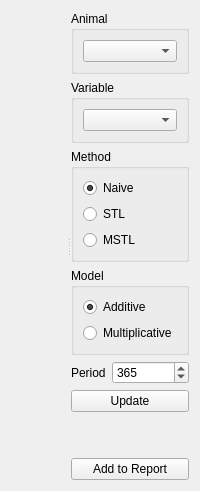
<?xml version="1.0" encoding="UTF-8"?>
<ui version="4.0">
 <author>Anton Rau</author>
 <class>TimeseriesDecompositionWidget</class>
 <widget class="QWidget" name="TimeseriesDecompositionWidget">
  <layout class="QVBoxLayout" name="verticalLayout">
   <item>
    <widget class="QSplitter" name="splitter">
     <property name="sizePolicy">
      <sizepolicy hsizetype="Expanding" vsizetype="Expanding">
       <horstretch>0</horstretch>
       <verstretch>0</verstretch>
      </sizepolicy>
     </property>
     <property name="orientation">
      <enum>Qt::Orientation::Horizontal</enum>
     </property>
     <widget class="MplCanvas" name="canvas" native="true">
      <property name="sizePolicy">
       <sizepolicy hsizetype="Preferred" vsizetype="Preferred">
        <horstretch>1</horstretch>
        <verstretch>0</verstretch>
       </sizepolicy>
      </property>
     </widget>
     <widget class="QWidget" name="widgetSettings" native="true">
      <layout class="QVBoxLayout" name="verticalLayout_6">
       <item>
        <widget class="QGroupBox" name="groupBoxAnimal">
         <property name="title">
          <string>Animal</string>
         </property>
         <layout class="QHBoxLayout" name="horizontalLayout">
          <item>
           <widget class="AnimalSelector" name="animalSelector"/>
          </item>
         </layout>
        </widget>
       </item>
       <item>
        <widget class="QGroupBox" name="groupBoxVariable">
         <property name="title">
          <string>Variable</string>
         </property>
         <layout class="QVBoxLayout" name="verticalLayout_4">
          <item>
           <widget class="VariableSelector" name="variableSelector"/>
          </item>
         </layout>
        </widget>
       </item>
       <item>
        <widget class="QGroupBox" name="groupBoxMethod">
         <property name="title">
          <string>Method</string>
         </property>
         <layout class="QVBoxLayout" name="verticalLayout_3">
          <item>
           <widget class="QRadioButton" name="radioButtonMethodNaive">
            <property name="toolTip">
             <string>Seasonal decomposition using moving averages</string>
            </property>
            <property name="text">
             <string>Naive</string>
            </property>
            <property name="checked">
             <bool>true</bool>
            </property>
           </widget>
          </item>
          <item>
           <widget class="QRadioButton" name="radioButtonMethodSTL">
            <property name="toolTip">
             <string>Season-Trend decomposition using LOESS</string>
            </property>
            <property name="text">
             <string>STL</string>
            </property>
           </widget>
          </item>
          <item>
           <widget class="QRadioButton" name="radioButtonMethodMSTL">
            <property name="toolTip">
             <string>Multiple Seasonal-Trend decomposition using LOESS</string>
            </property>
            <property name="text">
             <string>MSTL</string>
            </property>
           </widget>
          </item>
         </layout>
        </widget>
       </item>
       <item>
        <widget class="QGroupBox" name="groupBoxModel">
         <property name="title">
          <string>Model</string>
         </property>
         <layout class="QVBoxLayout" name="verticalLayout_2">
          <item>
           <widget class="QRadioButton" name="radioButtonModelAdditive">
            <property name="text">
             <string>Additive</string>
            </property>
            <property name="checked">
             <bool>true</bool>
            </property>
           </widget>
          </item>
          <item>
           <widget class="QRadioButton" name="radioButtonModelMultiplicative">
            <property name="text">
             <string>Multiplicative</string>
            </property>
           </widget>
          </item>
         </layout>
        </widget>
       </item>
       <item>
        <layout class="QFormLayout" name="formLayout">
         <item row="0" column="0">
          <widget class="QLabel" name="periodLabel">
           <property name="text">
            <string>Period</string>
           </property>
          </widget>
         </item>
         <item row="0" column="1">
          <widget class="QSpinBox" name="periodSpinBox">
           <property name="toolTip">
            <string>Period of the series (eg, 1 for annual, 4 for quarterly, etc)</string>
           </property>
           <property name="maximum">
            <number>1000000000</number>
           </property>
           <property name="value">
            <number>365</number>
           </property>
          </widget>
         </item>
        </layout>
       </item>
       <item>
        <widget class="QPushButton" name="pushButtonUpdate">
         <property name="text">
          <string>Update</string>
         </property>
        </widget>
       </item>
       <item>
        <spacer name="verticalSpacer">
         <property name="orientation">
          <enum>Qt::Orientation::Vertical</enum>
         </property>
         <property name="sizeHint" stdset="0">
          <size>
           <width>20</width>
           <height>40</height>
          </size>
         </property>
        </spacer>
       </item>
       <item>
        <widget class="QPushButton" name="pushButtonAddReport">
         <property name="text">
          <string>Add to Report</string>
         </property>
        </widget>
       </item>
      </layout>
     </widget>
    </widget>
   </item>
  </layout>
 </widget>
 <customwidgets>
  <customwidget>
   <class>MplCanvas</class>
   <extends>QWidget</extends>
   <header>tse_analytics.views.misc.MplCanvas</header>
   <container>1</container>
  </customwidget>
  <customwidget>
   <class>VariableSelector</class>
   <extends>QComboBox</extends>
   <header>tse_analytics.views.misc.variable_selector</header>
  </customwidget>
  <customwidget>
   <class>AnimalSelector</class>
   <extends>QComboBox</extends>
   <header>tse_analytics.views.misc.animal_selector</header>
  </customwidget>
 </customwidgets>
 <resources>
  <include location="../../../../resources/resources.qrc"/>
 </resources>
 <connections/>
</ui>
